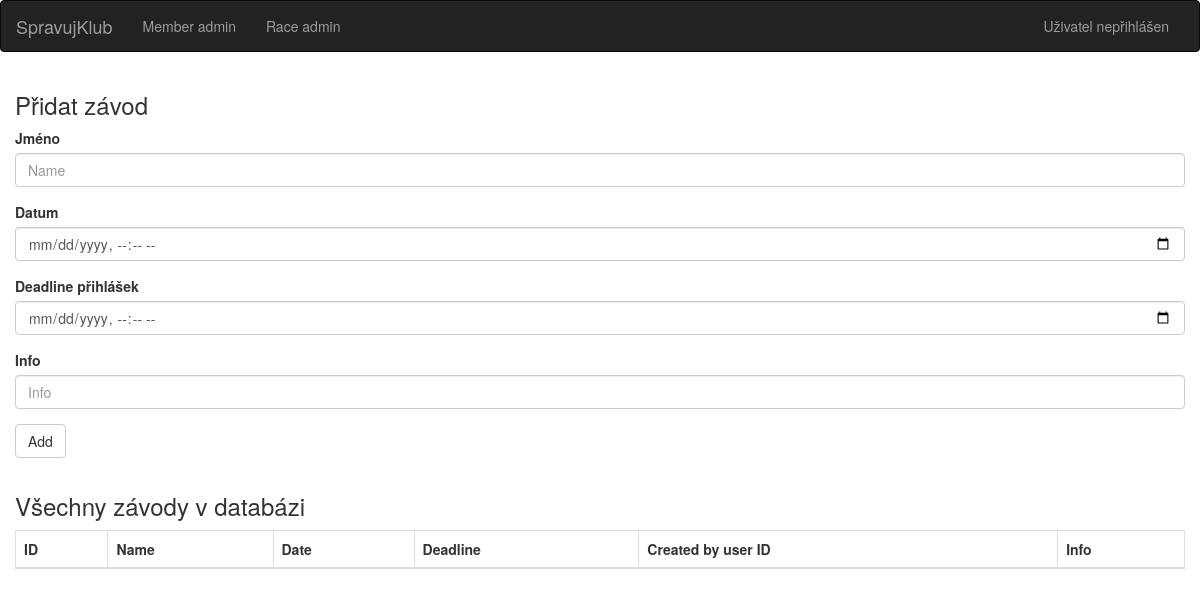
/admin_race, run on an earlier commit of the app's database.
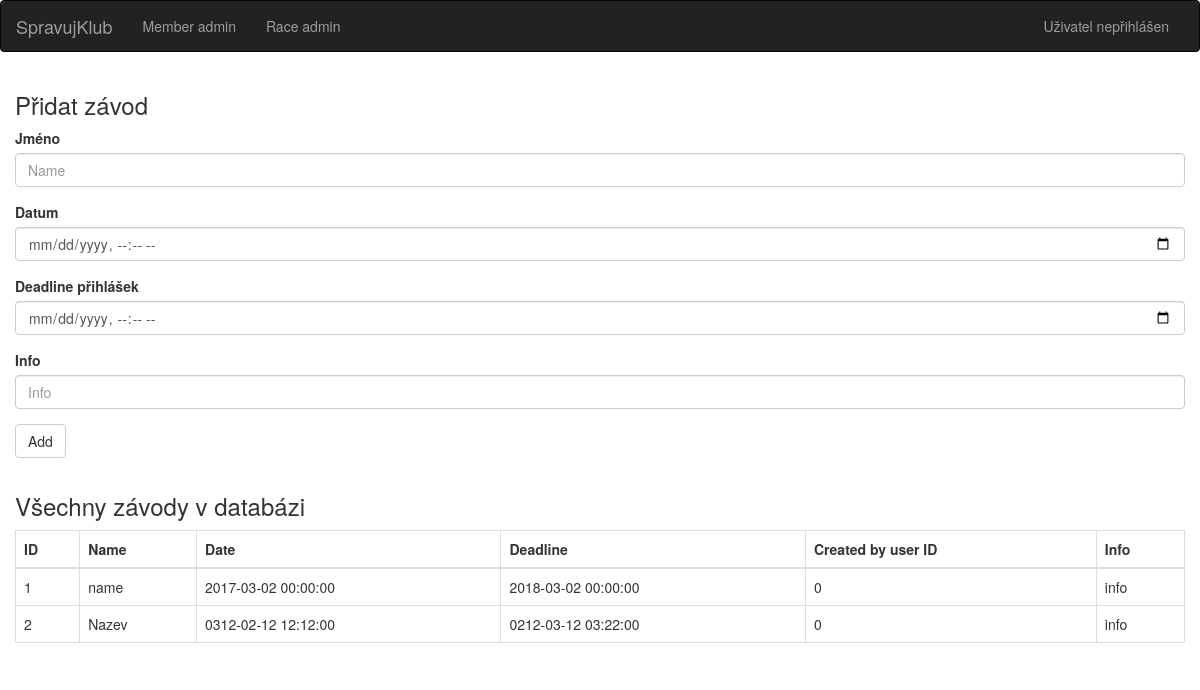
And on a later commit of the database.
### dl/models/Race.py (models this page shows, shortened)
class Race(db.Model):
    __tablename__ = "races"
    id = db.Column(db.Integer, primary_key=True, autoincrement=True)
    name = db.Column(db.String(100), nullable=False)
    date = db.Column(db.DateTime, nullable=False)
    deadline = db.Column(db.DateTime, nullable=False)
    created_by_user_id = db.Column(db.Integer, db.ForeignKey('members.id'), nullable=True)
    info = db.Column(db.Text)

### views.py (the view, shortened to what this page needs)
@app.route('/admin_race', methods=['GET'])
def admin_race():
    name = request.values.get("name")
    date = request.values.get("date")
    deadline = request.values.get("deadline")
    info = request.values.get("info")
    return render_template("admin_race.html", races=Race.query.all(), title="Race admin")

### templates/admin_race.html
{% extends "base.html" %}
{% block content %}
    <div class="container tab-content">
        <div class="row">
            <form action="/admin_race" role="form">
                <h3>Přidat závod</h3>
                <div class="form-group">
                    <label>Jméno</label>
                    <input type="text" class="form-control" name="name" placeholder="Name">
                </div>
                <div class="form-group">
                    <label>Datum</label>
                    <input type="datetime-local" class="form-control" name="date" placeholder="Date" >
                </div>
                <div class="form-group">
                    <label>Deadline přihlášek</label>
                    <input type="datetime-local" class="form-control" name="deadline" placeholder="Deadline" >
                </div>
				<div class="form-group">
                    <label>Info</label>
                    <input type="text" class="form-control" name="info" placeholder="Info" >
                </div>
                <div class="form-group">
                    <button type="submit" class="btn btn-default">Add</button>
                </div>
            </form>
        </div>
		<div class="row">
            <h3>Všechny závody v databázi</h3>
            <div class="table-responsive">
                <table class="table table-bordered" id="mainTable">
                    <thead>
                    <tr>
                        <th>ID</th>
                        <th>Name</th>
                        <th>Date</th>
                        <th>Deadline</th>
                        <th>Created by user ID</th>
                        <th>Info</th>
                    </tr>
                    </thead>
                    <tbody id="displayArea">
                    {% for race in races %}
                        <tr>
                            <td>{{ race.id }}</td>
                            <td>{{ race.name }}</td>
                            <td>{{ race.date }}</td>
                            <td>{{ race.deadline }}</td>
                            <td>{{ race.created_by_user_id }}</td>
                            <td>{{ race.info }}</td>
                        </tr>
                    {% endfor %}
                    </tbody>
                </table>
            </div>
        </div>
    </div>
{% endblock %}

### templates/base.html (shortened to what this page needs)
{% extends "bootstrap/base.html" %}
        {% block header %}
			{% block navbar %}
				<nav class="navbar navbar-inverse">
					<div class="container-fluid">
						<div class="navbar-header">
							<a class="navbar-brand" href="{{ url_for('index') }}">SpravujKlub</a>
						</div>
						<div class="collapse navbar-collapse" id="bs-example-navbar-collapse-1">
							<ul class="nav navbar-nav">
								<li><a href="{{ url_for('admin_member') }}">Member admin</a></li>
								<li><a href="{{ url_for('admin_race') }}">Race admin</a></li>
							</ul>
							<ul class="nav navbar-nav navbar-right">
								{% if current_user.is_authenticated %}
									<li>
										<a href="{{ url_for('profile', user_id=current_user.id ) }}">Přihlášen uživatel {{ current_user.name }}</a>
									</li>
									<li>
										<button type="button" onclick="location.href='/logout'" class="btn btn-default navbar-btn" id="signIn_button">Odhlásit se</button>
									</li>
								{% else %}
									<li>
										<a>Uživatel nepřihlášen</a>
									</li>
								{% endif %}
							</ul>
						</div>
					</div>
				</nav>
			{% endblock %}
        {% endblock %}

What changed in the data, as far as the page shows it:
added Race: id "1", name "name", date "2017-03-02 00:00:00", deadline "2018-03-02 00:00:00", created_by_user_id "0", info "info"
added Race: id "2", name "Nazev", date "0312-02-12 12:12:00", deadline "0212-03-12 03:22:00", created_by_user_id "0", info "info"
